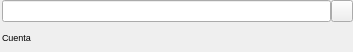
<ui version="4.0" >
 <class>BcBuscarCuentaBase</class>
 <widget class="QWidget" name="BcBuscarCuentaBase" >
  <property name="geometry" >
   <rect>
    <x>0</x>
    <y>0</y>
    <width>353</width>
    <height>52</height>
   </rect>
  </property>
  <property name="sizePolicy" >
   <sizepolicy vsizetype="Fixed" hsizetype="Preferred" >
    <horstretch>0</horstretch>
    <verstretch>0</verstretch>
   </sizepolicy>
  </property>
  <property name="windowTitle" >
   <string>Form1</string>
  </property>
  <layout class="QGridLayout" name="gridLayout" >
   <property name="leftMargin" >
    <number>2</number>
   </property>
   <property name="topMargin" >
    <number>0</number>
   </property>
   <property name="rightMargin" >
    <number>0</number>
   </property>
   <property name="bottomMargin" >
    <number>0</number>
   </property>
   <item row="0" column="0" >
    <widget class="QLineEdit" name="mui_codigocuenta" >
     <property name="sizePolicy" >
      <sizepolicy vsizetype="Fixed" hsizetype="Preferred" >
       <horstretch>0</horstretch>
       <verstretch>0</verstretch>
      </sizepolicy>
     </property>
    </widget>
   </item>
   <item row="0" column="1" >
    <widget class="QToolButton" name="mui_buscar" >
     <property name="minimumSize" >
      <size>
       <width>22</width>
       <height>22</height>
      </size>
     </property>
     <property name="maximumSize" >
      <size>
       <width>22</width>
       <height>22</height>
      </size>
     </property>
     <property name="text" >
      <string/>
     </property>
     <property name="icon" >
      <iconset resource="../../bulmages.qrc" >
       <normaloff>:/BulmaCont32x32/images/png/i_cuentas.xpm</normaloff>:/BulmaCont32x32/images/png/i_cuentas.xpm</iconset>
     </property>
    </widget>
   </item>
   <item row="1" column="0" colspan="2" >
    <widget class="QLabel" name="mui_nomcuenta" >
     <property name="sizePolicy" >
      <sizepolicy vsizetype="Preferred" hsizetype="Expanding" >
       <horstretch>0</horstretch>
       <verstretch>0</verstretch>
      </sizepolicy>
     </property>
     <property name="font" >
      <font>
       <pointsize>7</pointsize>
      </font>
     </property>
     <property name="text" >
      <string>Cuenta</string>
     </property>
    </widget>
   </item>
  </layout>
 </widget>
 <layoutdefault spacing="0" margin="0" />
 <resources>
  <include location="../../bulmages.qrc" />
 </resources>
 <connections/>
</ui>
